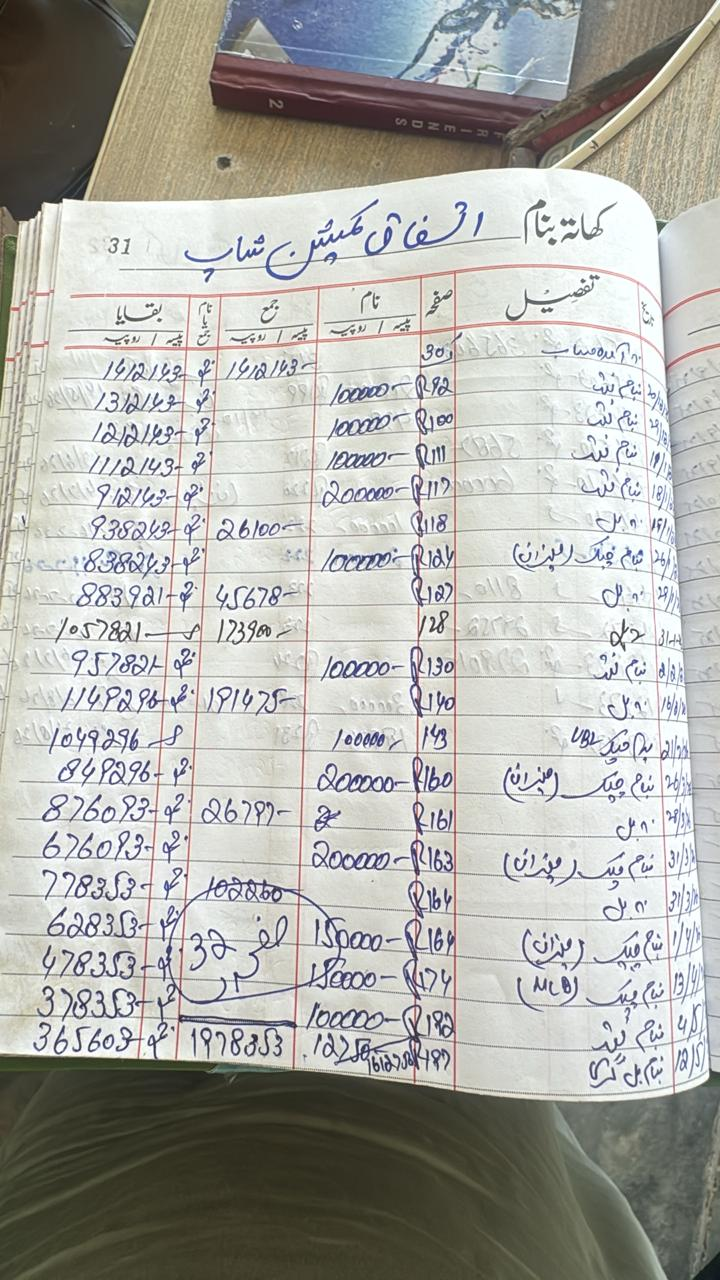
#> input picture urdu ledtgre.jpeg, 720 x 1280 px
$ python poc_cv_grid.py
#> lines starting #> are read from the running program, lines starting #| are printed output that depends on the picture; after the words box and inside, x2 and y2 are one past the last pixel; in counts of white or black regions, pixels touching at a corner belong together
import cv2
import numpy as np
import os

def extract_grid_hough(image_path, output_path):
#> called with image_path = '../urdu ledtgre.jpeg', output_path = 'grid_detected.jpg'
    print("==================================================")
    print("POC 2: Dynamic Grid Extraction (Hough Transform)")
    print("==================================================")

    if not os.path.exists(image_path):
        print(f"Error: Image not found at {image_path}")
        return

    img = cv2.imread(image_path)
#> img is the input picture: shape (1280, 720, 3); mean B, G, R 170.7, 175.9, 175.9
    overlay = img.copy()

    gray = cv2.cvtColor(img, cv2.COLOR_BGR2GRAY)

    thresh = cv2.adaptiveThreshold(
        gray, 255, cv2.ADAPTIVE_THRESH_GAUSSIAN_C, cv2.THRESH_BINARY_INV, 35, 10
    )
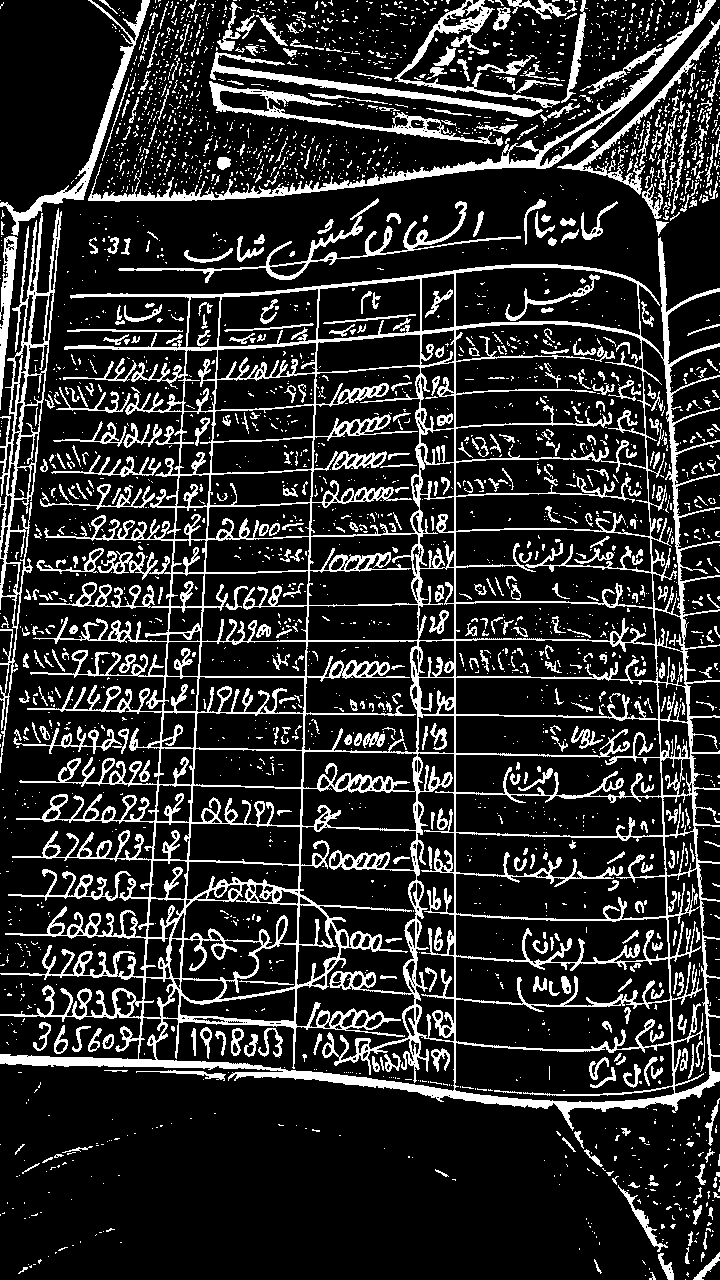
#> thresh: shape (1280, 720); 17.3% white; 3050 white regions (2493 under 20 px), largest, box (x1, y1, x2, y2) and area: (0, 237, 720, 1131) 83532, (88, 0, 716, 202) 5782, (0, 208, 62, 773) 5273

    vertical_kernel = cv2.getStructuringElement(cv2.MORPH_RECT, (1, 30))
    horizontal_kernel = cv2.getStructuringElement(cv2.MORPH_RECT, (40, 1))

    vert_mask = cv2.morphologyEx(thresh, cv2.MORPH_OPEN, vertical_kernel, iterations=1)
#> vert_mask: shape (1280, 720); 1.3% white in thin lines or dots
    horiz_mask = cv2.morphologyEx(thresh, cv2.MORPH_OPEN, horizontal_kernel, iterations=1)
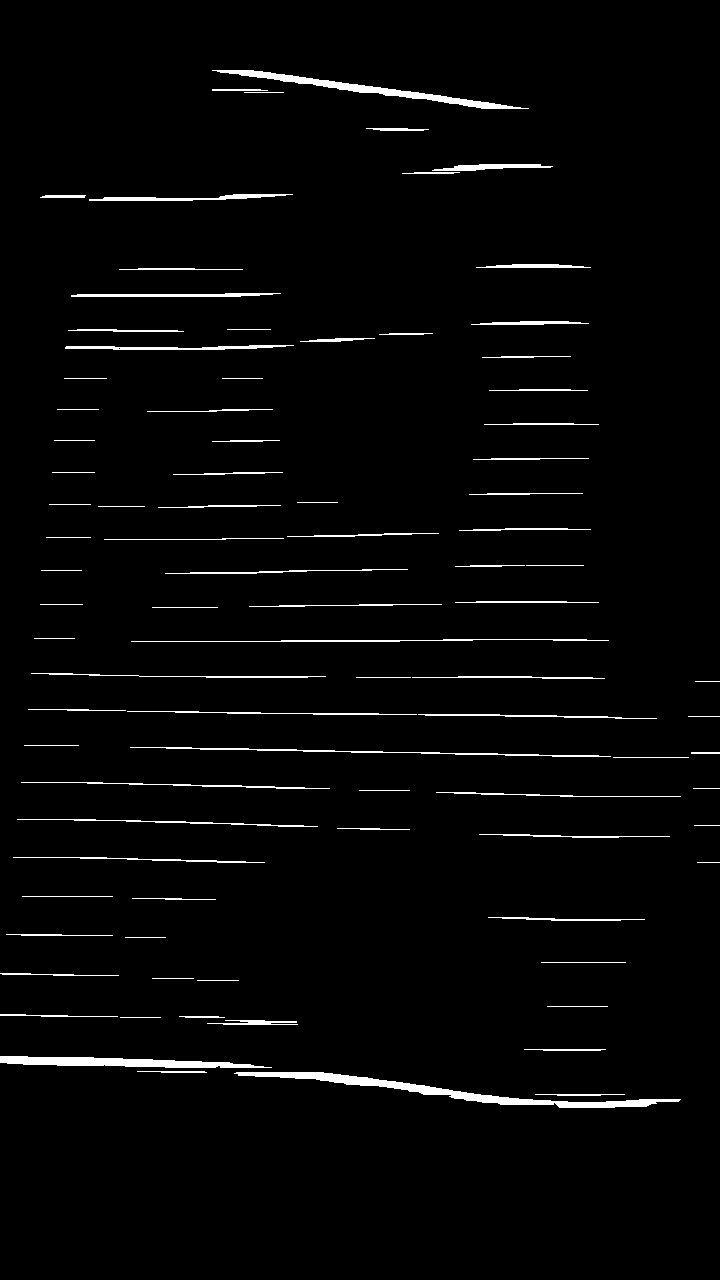
#> horiz_mask: shape (1280, 720); 2.4% white; 89 white regions, largest, box (x1, y1, x2, y2) and area: (234, 1072, 681, 1108) 2934, (0, 1056, 272, 1068) 1895, (212, 70, 529, 109) 1882

    vert_lines = cv2.HoughLinesP(vert_mask, 1, np.pi/180, threshold=50, minLineLength=50, maxLineGap=150)
#> vert_lines = 45 rows, first 6: [455, 1083, 455, 271], [293, 1062, 318, 318], [454, 1099, 454, 271], [298, 877, 318, 287], [661, 242, 687, 720], [185, 915, 209, 474]

    if vert_lines is not None:
        for line in vert_lines:
            x1, y1, x2, y2 = line[0]
            cv2.line(overlay, (x1, y1), (x2, y2), (0, 255, 0), 2)
#> this loop made 45 passes
#> (x1, y1, x2, y2) on passes 1 to 12: (455, 1083, 455, 271), (293, 1062, 318, 318), (454, 1099, 454, 271), (298, 877, 318, 287), (661, 242, 687, 720), (185, 915, 209, 474), (663, 254, 696, 869), (660, 238, 679, 596), (143, 993, 184, 394), (656, 640, 670, 1022), (199, 679, 219, 302), (663, 802, 674, 1107)
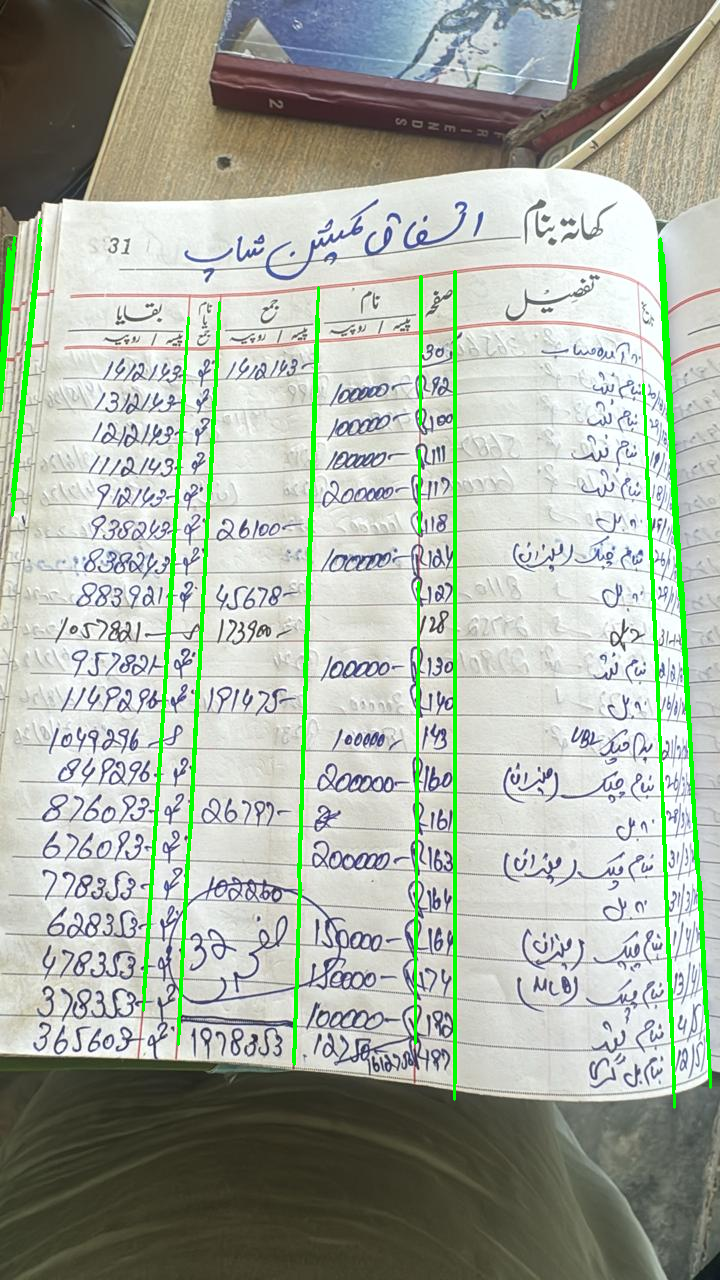
#> overlay: shape (1280, 720, 3); 2.73% of pixels changed, all inside (x1, y1, x2, y2) = (0, 24, 712, 1109)

    horiz_lines = cv2.HoughLinesP(horiz_mask, 1, np.pi/180, threshold=40, minLineLength=100, maxLineGap=150)
#> horiz_lines = 99 rows, first 6: [57, 1057, 627, 1106], [44, 1057, 614, 1106], [166, 748, 688, 757], [224, 70, 501, 108], [81, 1057, 646, 1106], [19, 1056, 612, 1107]

    if horiz_lines is not None:
        for line in horiz_lines:
            x1, y1, x2, y2 = line[0]
            cv2.line(overlay, (x1, y1), (x2, y2), (0, 255, 0), 2)
#> this loop made 99 passes
#> (x1, y1, x2, y2) on passes 1 to 12: (57, 1057, 627, 1106), (44, 1057, 614, 1106), (166, 748, 688, 757), (224, 70, 501, 108), (81, 1057, 646, 1106), (19, 1056, 612, 1107), (206, 677, 592, 677), (87, 819, 618, 837), (8, 1056, 201, 1072), (46, 709, 446, 715), (0, 1057, 177, 1072), (106, 1058, 429, 1086)
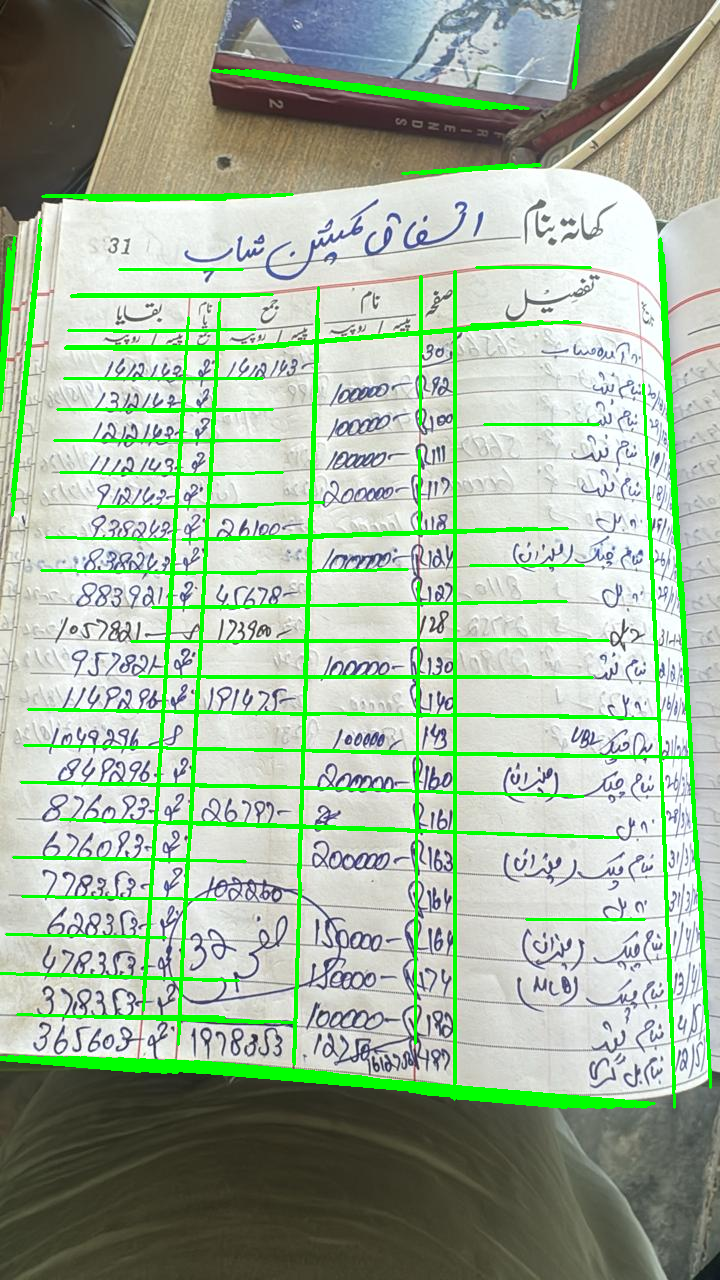
#> overlay: shape (1280, 720, 3); 4.56% of pixels changed, all inside (x1, y1, x2, y2) = (0, 69, 689, 1109)

    cv2.imwrite(output_path, overlay)

    print(f"Dynamic Grid detection complete. Output saved to: {output_path}")
    print("This method uses HoughLinesP to bridge gaps where handwriting intersects the lines.")

if __name__ == "__main__":
    image_file = "../urdu ledtgre.jpeg"
    output_file = "grid_detected.jpg"
    extract_grid_hough(image_file, output_file)
